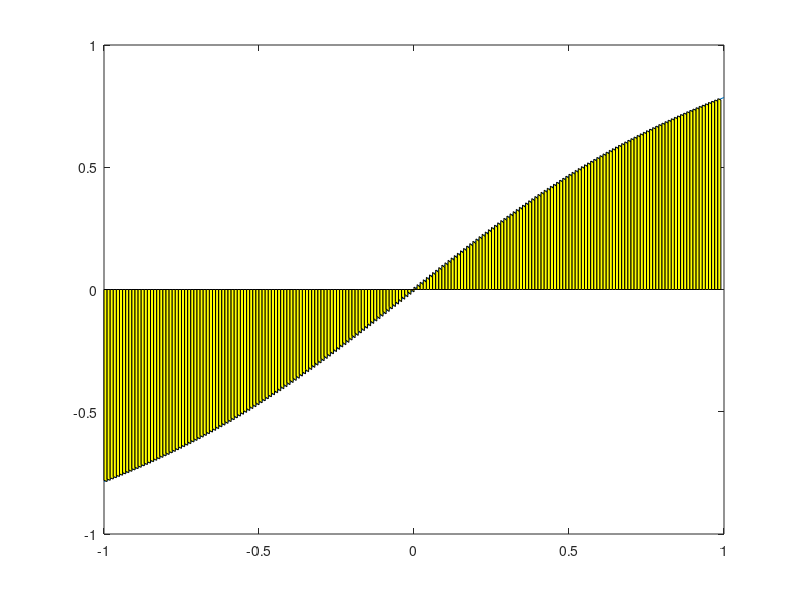

This chart was generated by the following MATLAB code:
%%%%% y = atan(x) from -1 to 1
clear
clc
close all
x = -1:0.1:1;
y = atan(x);

plot(x,y)

xi = -1;
dx = 0.01;
I = 0;
while xi <= 1 - dx
    
    %%%%Function evaluated at the original x value
    fxi = atan(xi);
    %%%%Function evaluated at the next value xi + dx
    fx2i = atan(xi+dx);

    I = I + (1/2)*(fx2i+fxi)*dx;
    
    xp = [xi xi+dx xi+dx xi];
    yp = [0   0     fxi fx2i];
    patch(xp,yp,[1 1 0])
    drawnow

    xi = xi + dx;
end

I
